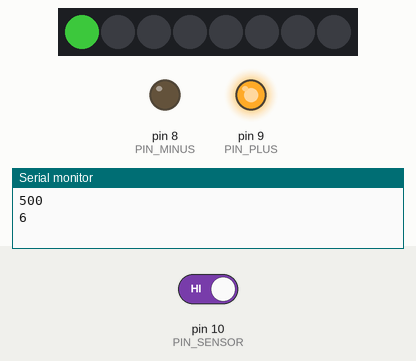
This sketch was run on a simulated Arduino Uno, built with avr-gcc and run on an emulated ATmega328P. On the bench: 8 RGB LEDs in strip order, left to right, output pins drawn as LEDs (lit = HIGH), the last lines printed to the serial monitor. The inputs (shaded band) are chosen by the test bench; at power-on: pin 10 (PIN_SENSOR) HIGH. Dim RGB values are drawn brighter than linear.

Above: at 1.2 s.
1.3 s: pin 10 (PIN_SENSOR) driven LOW
At 1.56 s:
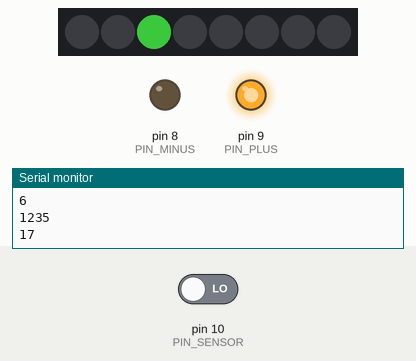
At 2.1 s:
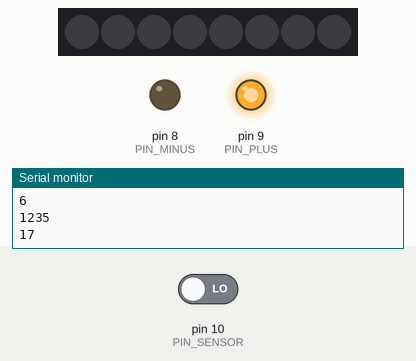
Timing chart, 0 to 4.3 s (numbered marks = the images above; inputs shaded):
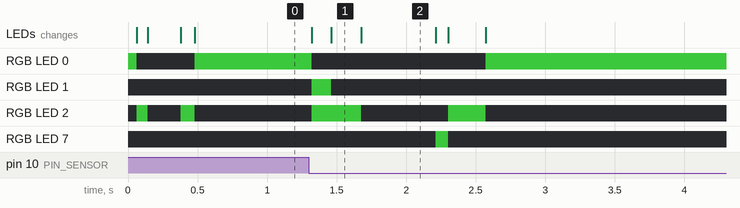

The sketch:

ArduinoWheelLights-EX04.ino
```cpp
#include <Adafruit_NeoPixel.h>
#include "figure.h"

static const int PIN = 6;
static const int LED_NUMBER = 8;
static const int PIN_MINUS = 8;
static const int PIN_PLUS = 9;
static const int PIN_SENSOR = 10;

// Parameter 1 = number of pixels in strip
// Parameter 2 = pin number (most are valid)
// Parameter 3 = pixel type flags, add together as needed:
//   NEO_KHZ800  800 KHz bitstream (most NeoPixel products w/WS2812 LEDs)
//   NEO_KHZ400  400 KHz (classic 'v1' (not v2) FLORA pixels, WS2811 drivers)
//   NEO_GRB     Pixels are wired for GRB bitstream (most NeoPixel products)
//   NEO_RGB     Pixels are wired for RGB bitstream (v1 FLORA pixels, not v2)
Adafruit_NeoPixel strip = Adafruit_NeoPixel(LED_NUMBER, PIN, NEO_GRB + NEO_KHZ800);

byte figurePosition = 0;
byte cOff[3] = {0, 0, 0};
int timeInBetween = 500;
bool isLow = false;

void setup() {
  Serial.begin(9600);

  pinMode(PIN_MINUS, OUTPUT);
  pinMode(PIN_PLUS, OUTPUT);
  pinMode(PIN_SENSOR, INPUT);

  digitalWrite(PIN_MINUS, LOW);
  digitalWrite(PIN_PLUS, HIGH);

  strip.begin();
  strip.setBrightness(128);
  strip.show(); // Initialize all pixels to 'off'
}

void loop() {
  bool continueLoop = false;
  short delayTime = timeInBetween / FIGURE_SIZE;
  Serial.println(timeInBetween);
  Serial.println(delayTime);
  timeInBetween = 0;

  figurePosition = 0;
  while (figurePosition < FIGURE_SIZE) {
    for (int i = 0; i < LED_NUMBER; i++)
      setStripColor(i, FIGURE[figurePosition][i]);
    strip.show();
    figurePosition++;
    if (wait(delayTime))
    {
      figurePosition = FIGURE_SIZE;
      continueLoop = true;// BREAK THE WHILE LOOP
    }
  }
  if (!continueLoop)
  {
    while (!sensorPulse())
    {
      delay(1);
      timeInBetween++;
    }
  }
}

void setStripColor(int n, bool colorOn)
{
  if (colorOn)
    strip.setPixelColor(n, 60, 200, 60);
  else
    strip.setPixelColor(n, 0, 0, 0);
}

boolean wait(int delayTime)
{
  while (delayTime > 0)
  {
    delayTime--;
    timeInBetween++;
    delay(1);
    if (sensorPulse())
      return true;
  }
  return false;
}

bool sensorPulse()
{
  if (digitalRead(PIN_SENSOR) == LOW && !isLow)
  {
    isLow = true;
    return true;
  }

  if (digitalRead(PIN_SENSOR) == HIGH)
    isLow = false;
  return false;
}
```

figure.h
```cpp
// To see the comments (ctrl+f replace all false -> 0 and true -> 1
static const short FIGURE_SIZE = 72;
bool FIGURE[FIGURE_SIZE][8] = {
  {true, false, false, false, false, false, false, false}, // false
  {false, true, true, false, false, false, false, false},
  {false, false, true, true, true, false, false, false},
  {false, false, false, false, false, true, true, true},
  {false, false, false, false, false, false, true, true},
  {false, false, false, false, false, true, true, false}, // 5
  {false, false, false, false, true, true, false, false},
  {false, false, false, true, true, false, false, false},
  {false, false, true, true, false, false, false, false},
  {false, false, true, false, false, false, false, false},
  {false, false, true, false, false, false, false, false}, // truefalse
  {false, false, true, false, false, false, false, false},
  {false, false, true, false, false, false, false, false},
  {false, false, true, false, false, false, false, false},
  {false, false, true, false, false, false, false, false},
  {false, false, true, false, false, false, false, false}, // true5
  {false, false, false, true, false, false, false, false},
  {false, false, false, true, true, false, false, false},
  {false, false, false, false, true, true, false, false},
  {false, false, false, false, false, true, true, false},
  {false, false, false, false, false, false, false, true}, // 2false
  {false, false, false, false, false, false, false, false},
  {false, false, false, false, false, false, false, false},
  {false, false, false, false, false, false, false, false},
  {false, false, false, false, false, false, false, false},
  {false, false, false, false, false, false, false, false}, // 25
  {false, false, false, false, false, false, false, false},
  {false, false, false, false, false, false, false, false},
  {false, false, false, false, false, false, false, false},
  {false, false, false, false, false, false, false, false},
  {false, false, false, false, false, false, false, false}, // 3false
  {false, false, false, false, false, false, false, false},
  {false, false, false, false, false, false, false, false},
  {false, false, false, false, false, false, false, false},
  {false, false, false, false, false, false, false, false},
  {false, false, false, false, false, false, false, false}, // 35
  {false, false, false, false, false, false, false, false},
  {false, false, false, false, false, false, false, false},
  {false, false, false, false, false, false, false, false},
  {false, false, false, false, false, false, false, false},
  {false, false, false, false, false, false, false, false}, // 4false
  {false, false, false, false, false, false, false, false},
  {false, false, false, false, false, false, false, false},
  {false, false, false, false, false, false, false, false},
  {false, false, false, false, false, false, false, false},
  {false, false, false, false, false, false, false, false}, // 45
  {false, false, false, false, false, false, false, false},
  {false, false, false, false, false, false, false, false},
  {false, false, false, false, false, false, false, false},
  {false, false, false, false, false, false, false, false},
  {false, false, false, false, false, false, false, false}, // 5false
  {false, false, false, false, false, false, false, true},
  {false, false, false, false, false, true, true, false},
  {false, false, false, false, true, true, false, false},
  {false, false, false, true, true, false, false, false},
  {false, false, false, true, false, false, false, false}, // 55
  {false, false, true, false, false, false, false, false},
  {false, false, true, false, false, false, false, false},
  {false, false, true, false, false, false, false, false},
  {false, false, true, false, false, false, false, false},
  {false, false, true, false, false, false, false, false}, // 6false
  {false, false, true, false, false, false, false, false},
  {false, false, true, false, false, false, false, false},
  {false, false, true, true, false, false, false, false},
  {false, false, false, true, true, false, false, false},
  {false, false, false, false, true, true, false, false}, // 65
  {false, false, false, false, false, true, true, false},
  {false, false, false, false, false, false, true, true},
  {false, false, false, false, false, true, true, true},
  {false, false, true, true, true, false, false, false},
  {false, true, true, false, false, false, false, false}, // 7false
  {true, false, false, false, false, false, false, false}
};
```

Measured:
- after the input at 1.3 s, RGB LED 0: RGB(30, 100, 30) → off at once, → RGB(30, 100, 30) 1.3 s later; RGB LED 1: off → RGB(30, 100, 30) at once, → off 0.14 s later
- what the display in image 2 shows lasts 0.5 s, from 1.7 s to 2.2 s
